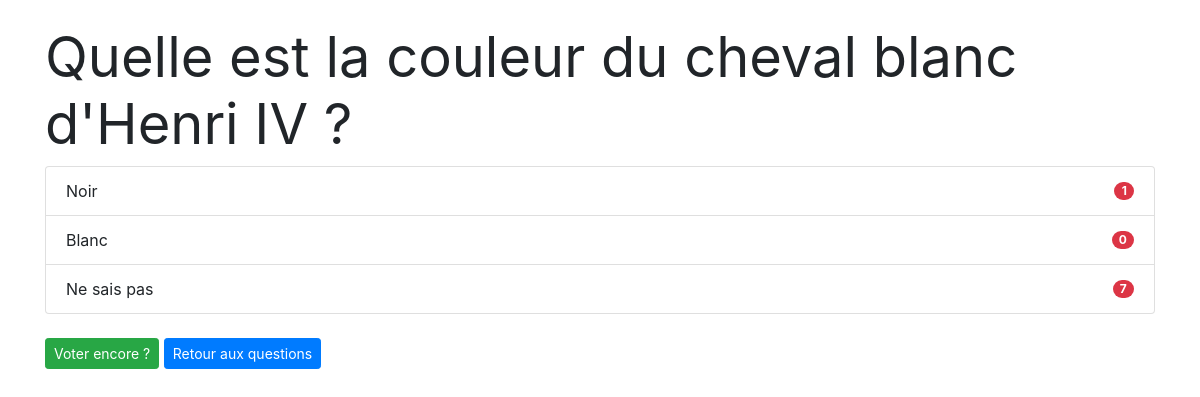
Screenshot of /polls/3/results/ with the database file from the repository.
### polls/models.py (models this page shows, shortened)
class Question(models.Model):
  question_text = models.CharField(max_length=200)
  pub_date = models.DateTimeField('date published')
  def __str__(self):
    return self.question_text

class Choice(models.Model):
  question = models.ForeignKey(Question, on_delete=models.CASCADE)
  choice_text = models.CharField(max_length=200)
  votes = models.IntegerField(default=0)

### polls/views.py (the view)
# urls.py: path('<int:pk>/results/', views.ResultsView.as_view(), name='results'),
class ResultsView(generic.DetailView):
  model = Question
  template_name = 'polls/results.html'

### polls/templates/polls/results.html (shortened to what this page needs)
<!DOCTYPE html>
<html lang="fr">
  <head>
    <link rel="stylesheet" href="https://stackpath.bootstrapcdn.com/bootstrap/4.4.1/css/bootstrap.min.css">
    {% load static %}
    <link rel="stylesheet" type="text/css" href="{% static 'polls/style.css' %}">
  </head>
  <body>
    <div class="container mt-4">
      <h1 class="display-4"><b>{{ question }}</b></h1>
      <ul class="list-group">
      {% for choice in question.choice_set.all %}
        <li class="list-group-item d-flex justify-content-between align-items-center">
          {{ choice.choice_text }}
        <span class="badge badge-danger badge-pill">{{ choice.votes }}</span>
        </li>
      {% endfor %}
      </ul>
      <a href="{% url 'polls:detail' question.id %}"><button class="btn btn-success btn-sm mt-4">Voter encore ?</button></a>
      <a href="{% url 'polls:index' %}"><button class="btn btn-primary btn-sm mt-4">Retour aux questions</button></a>
    </div>
  </body>
</html>

### polls/static/polls/style.css (style rules this page uses)
body { background: white url("images/background.gif") no-repeat; }

### rows the page displays
Question: question_text "Quelle est la couleur du cheval blanc d'Henri IV ?"
Choice: choice_text "Noir", votes "1"
Choice: choice_text "Blanc", votes "0"
Choice: choice_text "Ne sais pas", votes "7"
